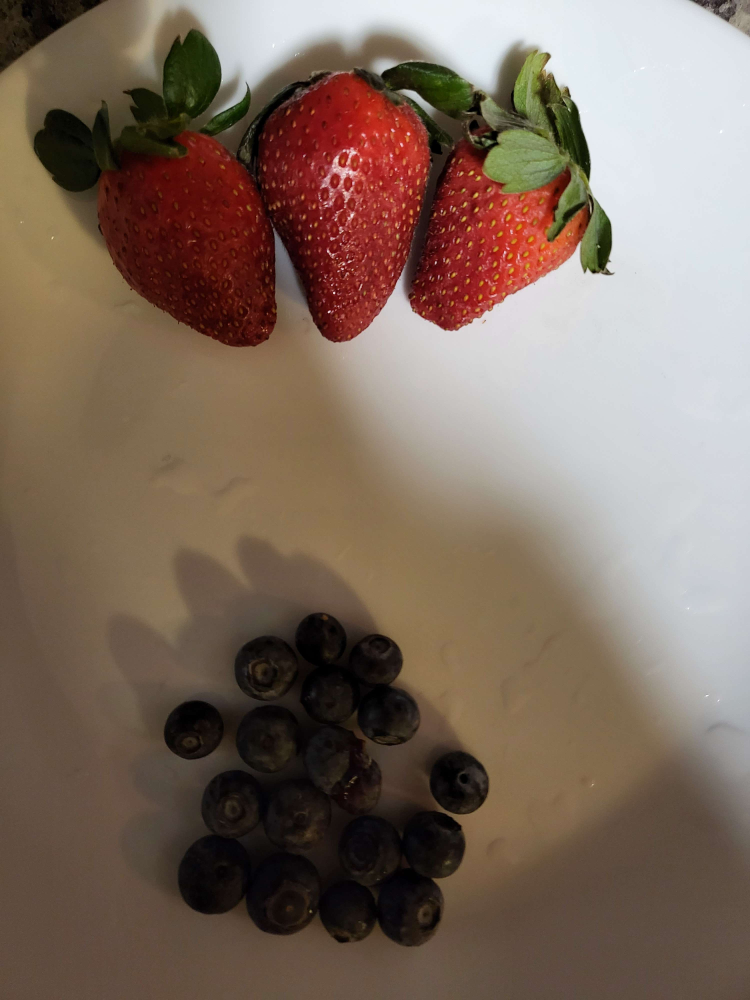
#> input picture Image/2mode.jpg, 3000 x 4000 px, given as the content of the folder TrainImages, which was not available (shown at 1/4 size)
$ python ProcessImages.py
#> lines starting #> are read from the running program, lines starting #| are printed output that depends on the picture; pictures that were not available may be replaced by others from this repository, and a replacement may not be noted
### ImageLab/colorspace.py
from PIL import Image
import cv2
import numpy as np
from .imageutils import ImagePlotter, ImageUtil


__all__ = ['ColorSpace', 'ImageColorSpace', 'bgr_to_rgb', 'rgb_to_grayscale', 'inversion', 'rgb_to_HSV']


class ColorSpace:
    def __init__(self, image_path, folder_name = 'default', img_name = 'default', save_image = True, plot = False, hist = False):
        self.image_path = image_path

        self.plot = plot
        if plot == True:
            self.hist = hist
            self.plot = plot


        self.save_image = save_image
        if save_image == True:
            self.save_image = save_image
            self.folder_name = folder_name
            self.img_name = img_name


    def process(self, operator):

        image = Image.open(self.image_path)
#> image is the input picture: PIL image 3000x4000 RGB; mean R, G, B 126.3, 107.6, 94.5
        image_array = np.array(image).astype(np.uint16)

        if image_array.ndim == 2:
            image_array = np.expand_dims(image_array, axis=2)

        # Apply the operator to the input image
        output, class_name = operator.apply(image_array)
#> in apply, `gray_image = np.dot(img[..., :3], self.ratio)`:
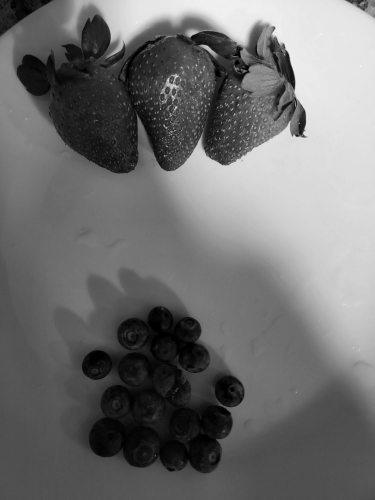
#> gray_image: shape (4000, 3000) float64 (shown at 1/8 size); min 0, max 255, mean 111.7
#> in apply, `gray_image = np.clip(gray_image, 0, 255).astype(np.int8)`:
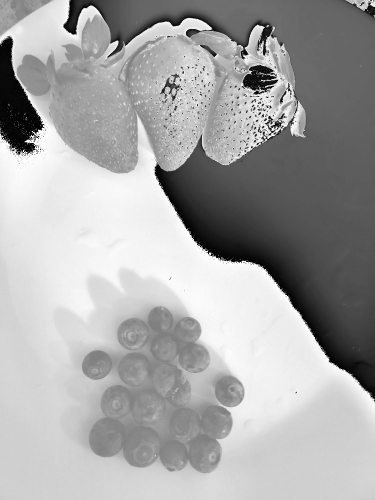
#> gray_image: shape (4000, 3000) int8 (shown at 1/8 size); min -128, max 127, mean 38; drawn with min black and max white
#> class_name = 'rgb_to_grayscale'

        output = np.clip(output, 0, 255).astype(np.uint8)
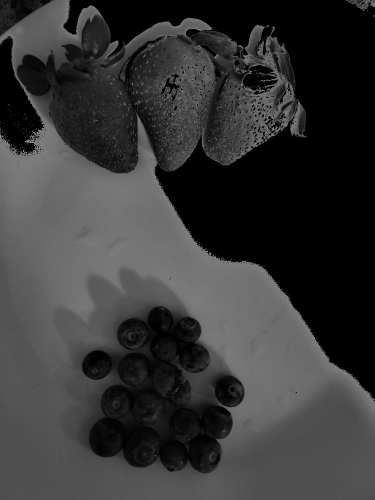
#> output: shape (4000, 3000) (shown at 1/8 size); min 0, max 127, mean 54.6

        if self.plot == True:
            if self.hist == True:
                ImagePlotter(output).plot_image_with_histogram(f'{self.img_name}_{class_name}')
            else:
                ImagePlotter(output).plot_image(f'{self.img_name}_{class_name}')

        if self.save_image == True:
            path = ImageUtil(output).save_image_to_folder(
                f'Image/{self.folder_name}/', f"{self.img_name}.png")
#> path = 'Image/TrainImages/2mode.png'
            return output, path

        return output

class ImageColorSpace:
    # [25 lines left out: functions __init__, process, not called in this run]


class bgr_to_rgb:
    def __init__(self):
        self.class_name = self.__class__.__name__
    # [5 lines left out: function apply, not called in this run]

class rgb_to_grayscale:
    def __init__(self, ratio=[0.2989, 0.5870, 0.1140]):
        self.class_name = self.__class__.__name__
        self.ratio = ratio

    def apply(self, img):
        gray_image = np.dot(img[..., :3], self.ratio)
        gray_image = np.clip(gray_image, 0, 255).astype(np.int8)
        return gray_image, self.class_name

class inversion:
    def __init__(self):
        self.class_name = self.__class__.__name__
    def apply(self, image):
        inverted_image = 255 - image
        return inverted_image, self.class_name

class rgb_to_HSV:
    def __init__(self):
        self.class_name = self.__class__.__name__
    # [6 lines left out: function apply, not called in this run]


### ImageLab/filters.py
import numpy as np
from skimage.transform import resize
from PIL import Image
import cv2
from skimage.feature import hog
from numba import njit, jit, prange
import numpy as np
from numba import prange
from .imageutils import *
from typing import Tuple
from concurrent.futures import ThreadPoolExecutor

__all__ = ['Filters', 'ImageFilters', 'HOG', 'HOG_Tilation', 'HOG_Parallel', 'contrast_stretch', 'gamma_correction', 'histogram_equalization', 'subimage']

class Filters:
    def __init__(self, image_path, folder_name, img_name, plot = False, hist = False, save_image = True):
        self.image_path = image_path
        self.folder_name = folder_name
        self.img_name = img_name
        self.hist = hist
        self.plot = plot
        self.save_image = save_image

    def process(self, operator):
        # Open the input image
        image = Image.open(self.image_path)
        image_array = np.array(image)

        if image_array.ndim == 2:
            image_array = np.expand_dims(image_array, axis=2)

        # Apply the operator to the input image
        output, class_name = operator.apply(image_array)
#> in apply, `inverted_image = 255 - image`:
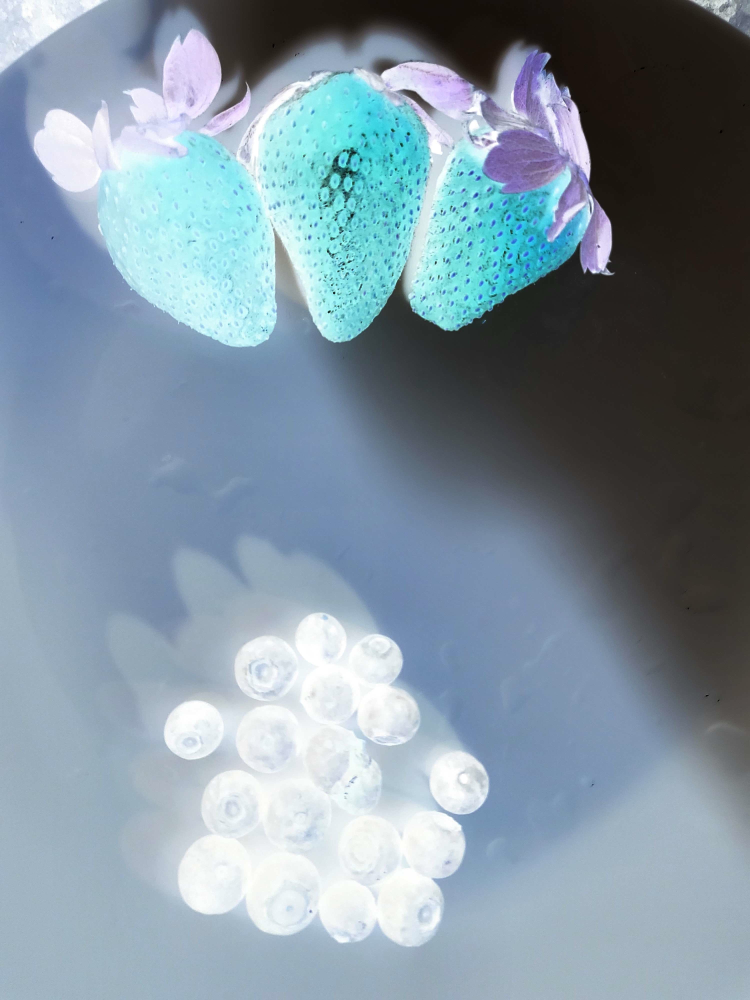
#> inverted_image: shape (4000, 3000, 3) (shown at 1/4 size); mean R, G, B 128.7, 147.4, 160.5
#> class_name = 'inversion'

        output = np.clip(output, 0, 255).astype(np.uint8)

        if self.plot == True:
            if self.hist == True:
                ImagePlotter(output).plot_image_with_histogram(f'{self.img_name}_{class_name}')

            else:
                ImagePlotter(output).plot_image(f'{self.img_name}_{class_name}')

        if self.save_image == True:
            path = ImageUtil(output).save_image_to_folder(
                f'Image/{self.folder_name}/', f"{self.img_name}.png")
#> path = 'Image/TrainImages/2mode.png'
            return output, path

        return output

class ImageFilters:
    # [24 lines left out: functions __init__, process, not called in this run]

class HOG_Tilation:
    # [68 lines left out: functions __init__, apply, chi_threshold_detection, not called in this run]

class HOG_Parallel:
    # [74 lines left out: functions __init__, apply, not called in this run]

class HOG:
    # [71 lines left out: functions __init__, apply, not called in this run]

    # [64 lines of commented-out code are left out]

class subimage:
    # [18 lines left out: functions __init__, apply, not called in this run]

class contrast_stretch:
    def __init__(self):
        self.class_name = self.__class__.__name__

    # [17 lines left out: function apply, not called in this run]

class gamma_correction:
    # [19 lines left out: functions __init__, apply, not called in this run]

class histogram_equalization:
    def __init__(self):
        self.class_name = self.__class__.__name__
    # [19 lines left out: function apply, not called in this run]

# [13 lines of commented-out code are left out]


### ImageLab/ImageProcessing.py
# from tensorly import tenalg
import numpy as np
from .imageutils import ImageUtil, ImagePlotter
from multiprocessing import Pool
from numba import jit
import cv2
import matplotlib.pyplot as plt
from PIL import Image
import inspect
from functools import partial

__all__ = ['ImageProcessor', 'Processor', 'Convolution', 'Dilation', 'Erosion']

class Processor:
    # [33 lines left out: functions __init__, process, not called in this run]

class ImageProcessor:
    def __init__(self, img, plot = False, hist = False):
        self.img = img
        self.hist = hist
        self.plot = plot

    def process(self, operator, kernel_matrix):
        # Open the input image
        image_array = np.array(self.img)

        if image_array.ndim == 2:
            image_array = np.expand_dims(image_array, axis=2)
        # Apply the operator to the input image
        output, class_name = operator.apply(image_array, kernel_matrix)

        output = np.clip(output, 0, 255).astype(np.uint8)

        if self.plot == True:
            if self.hist == True:
                ImagePlotter(output).plot_image_with_histogram(f'{class_name}')

            else:
                ImagePlotter(output).plot_image(f'{class_name}')

        return output

class Convolution:
    def __init__(self):
        self.class_name = self.__class__.__name__

    # [32 lines left out: functions apply, weighted_arithmetic_mean, not called in this run]

class Erosion:
    def __init__(self):
        self.class_name = self.__class__.__name__

    # [44 lines left out: functions min, apply, not called in this run]

class Dilation:
    def __init__(self):
        self.class_name = self.__class__.__name__

    # [4 lines left out: function max, not called in this run]

    def apply(self, img=np.full((1, 1), 1), kernel_matrix=np.full((3, 3), 1)):
        # If 2d, make 3d
        if (img.ndim == 2):
            img = np.expand_dims(img, axis=2)

        k_matrix = np.array(kernel_matrix)
        img = np.array(np.copy(img))

        # Get dimensions of the kernel.
        kernel_size = k_matrix.shape[0]
        padding_size = kernel_size // 2

        # Pad the image with zeros
        padded_image = np.array(np.pad(img, ((
            padding_size, padding_size), (padding_size, padding_size), (0, 0)), mode='constant', constant_values=0))


        output = [self.max(padded_image[row-padding_size:row+padding_size+1,
                                                        col-padding_size:col+padding_size+1, channel], k_matrix)
                  for row in range(padding_size, padded_image.shape[0] - padding_size)
                  for col in range(padding_size, padded_image.shape[1] - padding_size)
                  for channel in range(0, img.shape[2])]

        output = np.array(output).reshape(img.shape)

        output = np.clip(output, 0, 255).astype(np.uint8)

        return output, self.class_name

class Trimmed_Median:
    # [55 lines left out: functions __init__, apply, weighted_alpha_trim_mean, not called in this run]

# [125 lines of commented-out code are left out]

### ImageLab/imageutils.py
import matplotlib.pyplot as plt
import numpy as np
import cv2
import os
from PIL import Image

__all__ = ["ImageUtil", "ImagePlotter", "MultiPlotter"]

class ImageUtil:
    # Deals with PIL objects

    def __init__(self, img = np.full((1,1), 1)):
        self.img = np.uint8(np.array(img))

    def save_image_to_folder(self, folder_name, filename):
        # Create the folder if it doesn't exist
        if not os.path.exists(folder_name):
            os.makedirs(folder_name)

        # Convert image to the appropriate color space if necessary
        if len(self.img.shape) == 2:
            mode = 'L'
        elif self.img.shape[2] == 3:
            mode = 'RGB'
        elif self.img.shape[2] == 1:
            self.img = np.squeeze(self.img)
            mode = 'L'
        elif self.img.shape[2] == 4:
            mode = 'RGBA'
        else:
            raise ValueError('Unsupported image format')


        if mode == 'RGB':
            pil_img = Image.fromarray(self.img)
        elif mode == 'L':
            pil_img = Image.fromarray(self.img, mode=mode)
        elif mode == 'RGBA':
            pil_img = Image.fromarray(self.img, mode=mode)
            pil_img = pil_img.convert('RGB').convert('RGBA')

        # Save the image to the new folder under the same name
        new_path = os.path.join(folder_name, filename)
        pil_img.save(new_path)

        return new_path

    # [78 lines left out: functions load_image, load_image_from_file, np_to_PIL_convert, plot_images_in_folder, get_image_type, not called in this run]

class ImagePlotter(ImageUtil):
    def __init__(self, img):
        super().__init__(img)

    # [149 lines left out: functions plot_HSV, plot_RGB, plot_image_with_histogram, plot_image, not called in this run]


class MultiPlotter(ImageUtil):
    #Takes Pillow Objects
    def __init__(self, image_list, name = 'default'):
        self.images = image_list

    def plot_images_with_histograms(self, title = 'default', cmap = None):
        for i, img in enumerate(self.images):
            ImagePlotter(img).plot_image_with_histogram(title=f'{title} {i}', cmap=cmap)

### 03 SVM, Pyramidal Decomposition, and Feature Extraction/Initial_Powerline_Feature_Extraction/ProcessImages.py
import os
import numpy as np
import cv2

from ImageLab import *

# set the path to your test images folder
test_folder = 'TrainImages'

images = []
labels = []

# loop through each image file in the folder
for file_name in os.listdir(test_folder):
    # check if the file is an image file
    if file_name.endswith('.jpg') or file_name.endswith('.png'):

        img_path = os.path.join(test_folder, file_name)
        file_name = os.path.splitext(file_name)[0]
        _,_ = ColorSpace(img_path, test_folder, file_name).process(rgb_to_grayscale())
        _,inverted_path = Filters(img_path, test_folder, file_name).process(inversion())
#> inverted_path = 'Image/TrainImages/2mode.png'
        dilated, dilated_path = ImageProcessor(inverted_path, 'intermediate', 'd').process(Dilation(), np.full((5, 5), 1))
#> in apply, `k_matrix = np.array(kernel_matrix)`: k_matrix = [[1, 1, 1, 1, 1], [1, 1, 1, 1, 1], [1, 1, 1, 1, 1], [1, 1, 1, 1, 1], [1, 1, 1, 1, 1]]
#> (the run stopped early here; a loop or call above may not have finished)

$ run again, on Image/orange2.jpg
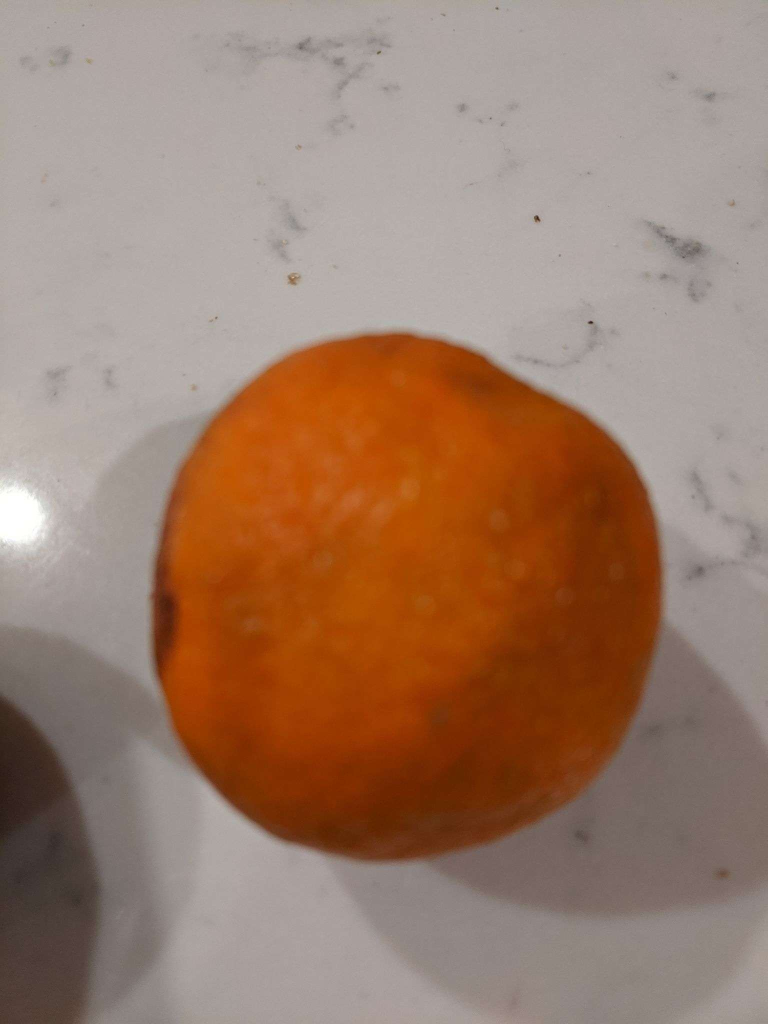
#> input picture Image/orange2.jpg, 1536 x 2048 px, given as the content of the folder TrainImages, which was not available (shown at 1/2 size)
#> in process, image is the input picture: PIL image 1536x2048 RGB; mean R, G, B 156.1, 125.5, 107.4
#> in process, `output, class_name = operator.apply(image_array)`: class_name = 'rgb_to_grayscale'
#> in process, `output = np.clip(output, 0, 255).astype(np.uint8)`:
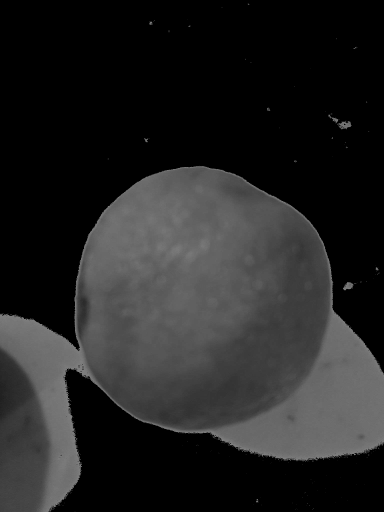
#> output: shape (2048, 1536) (shown at 1/4 size); min 0, max 127, mean 35.7
#> in process, `path = ImageUtil(output).save_image_to_folder( f'Image/{self.folder_na..`: path = 'Image/TrainImages/orange2.png'
#> in apply, `inverted_image = 255 - image`:
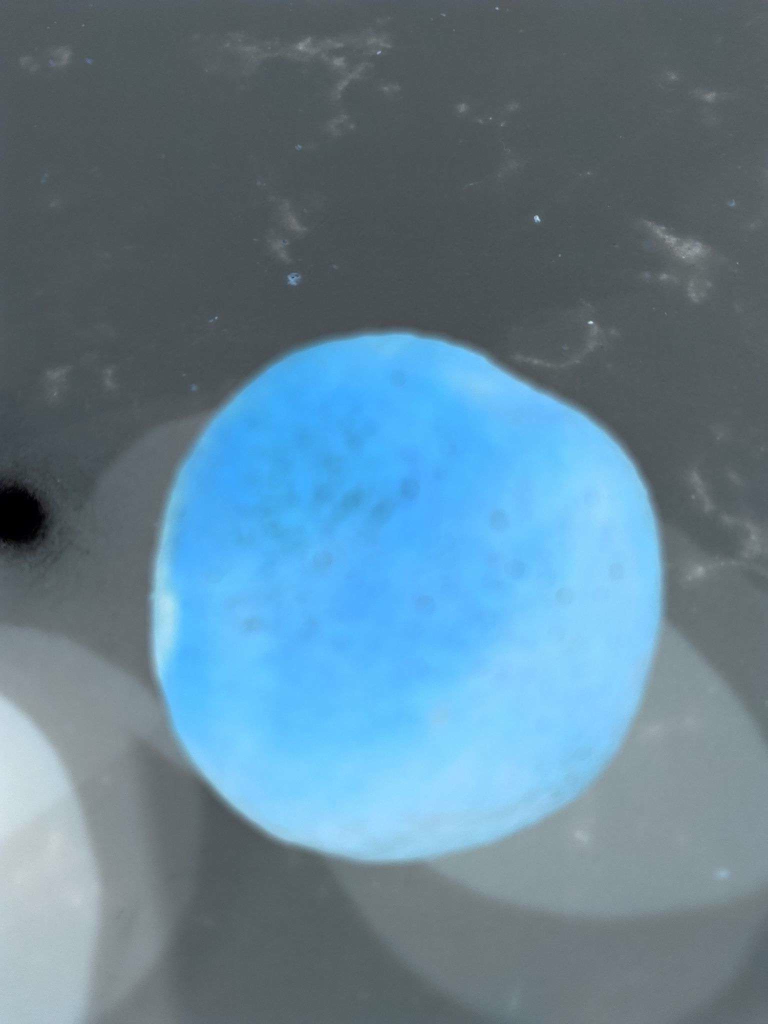
#> inverted_image: shape (2048, 1536, 3) (shown at 1/2 size); mean R, G, B 98.9, 129.5, 147.6
#> in process, `output, class_name = operator.apply(image_array)`: class_name = 'inversion'
#> in process, `path = ImageUtil(output).save_image_to_folder( f'Image/{self.folder_na..`: path = 'Image/TrainImages/orange2.png'
#> k_matrix = [[1, 1, 1, 1, 1], [1, 1, 1, 1, 1], [1, 1, 1, 1, 1], [1, 1, 1, 1, 1], [1, 1, 1, 1, 1]]
